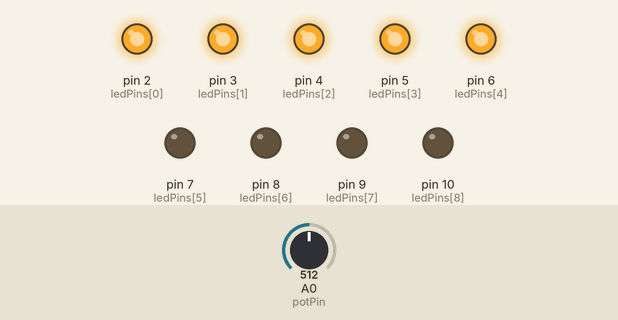
Bench run of a sketch on a simulated Arduino Uno, built with avr-gcc and run on an emulated ATmega328P. On the bench: output pins drawn as LEDs (lit = HIGH). The inputs (shaded band) are chosen by the test bench; at power-on: A0 (potPin) = 512.

Above: at 1.2 s.
1.3 s: A0 (potPin) set to 624
2.8 s: A0 (potPin) set to 653
At 3.4 s:
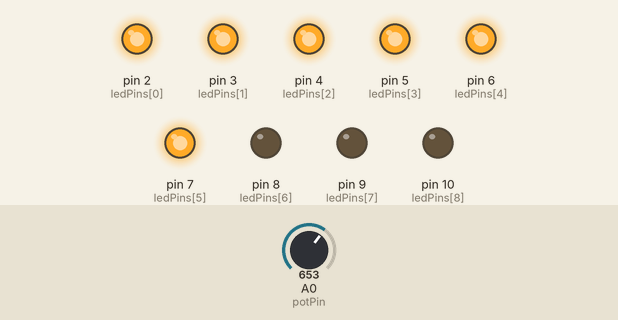
4.3 s: A0 (potPin) set to 511
At 4.6 s:
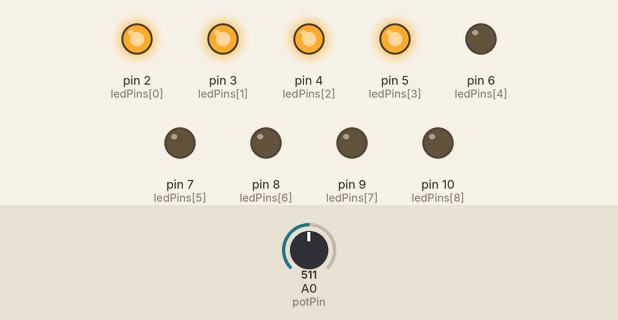
5.8 s: A0 (potPin) set to 397
7.3 s: A0 (potPin) set to 370
At 8.1 s:
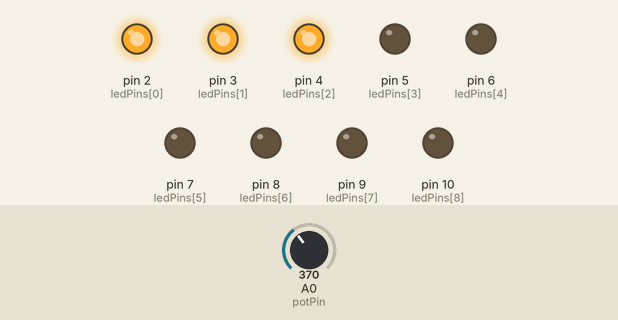
8.8 s: A0 (potPin) set to 716
At 9.2 s:
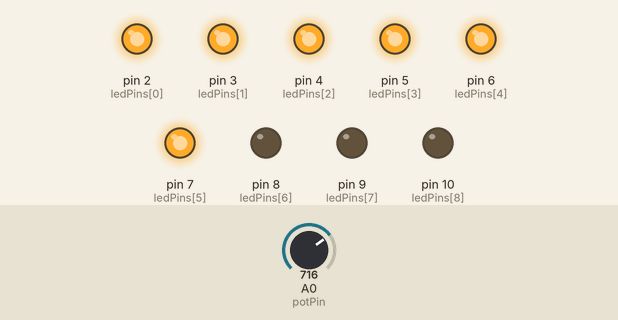
Timing chart, 0 to 11.3 s (numbered marks = the images above; inputs shaded):
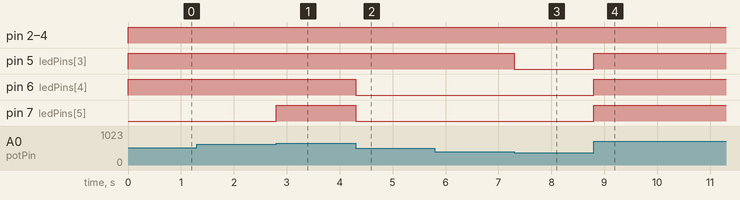

Measured:
- the behaviour switches between 639 and 640 on A0 (potPin) (found by bisection; images 0 and 1)
- the behaviour switches between 384 and 383 on A0 (potPin) (found by bisection; images 2 and 3)
- after the input at 1.3 s, every drawn part: stays the same
- after the input at 2.8 s, pin 7 (ledPins[5]): LOW → HIGH at once
- after the input at 4.3 s, pin 6 (ledPins[4]), pin 7 (ledPins[5]): HIGH → LOW at once
- after the input at 5.8 s, every drawn part: stays the same
- after the input at 7.3 s, pin 5 (ledPins[3]): HIGH → LOW at once
- after the input at 8.8 s, pin 5 (ledPins[3]), pin 6 (ledPins[4]), pin 7 (ledPins[5]): LOW → HIGH at once

The sketch:

LED_Bar_Graph.ino
```cpp
int potPin = A0;
int potValue = 0;
int numLeds = 9;
int ledPins[] = {2, 3, 4, 5, 6, 7, 8, 9, 10};

void setup()
{
  for(int i = 0; i<numLeds; i++)
  {
    pinMode(ledPins[i], OUTPUT);
  }
}

void loop()
{
  potValue = analogRead(potPin);
  int digValue = map(potValue, 0, 1023, 0, numLeds-1);
  for(int i = 0; i<numLeds; i++)
  {
    if (i<=digValue)
    {
      digitalWrite(ledPins[i], HIGH);
    }
    else
    {
      digitalWrite(ledPins[i], LOW);
    }
  }

}
```
